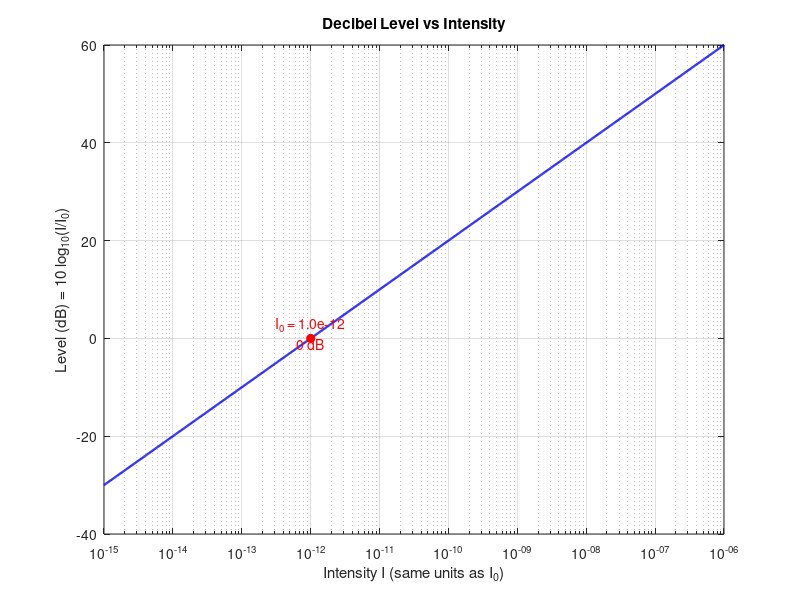

Write MATLAB code to recreate this figure. (Note: this script raises an error after producing the figure.)

% I_vs_dB_plot.m
I0 = 1e-12;                 % reference intensity (W/m^2 or chosen units)
I = logspace(log10(I0*1e-3), log10(I0*1e6), 1000); % intensity range around I0

dB = 10 * log10(I ./ I0);  % dB values

figure;
semilogx(I, dB, 'b-', 'LineWidth',1.6)   % intensity on log x, dB on linear y
hold on
% mark reference intensity I0
plot(I0, 0, 'ro', 'MarkerFaceColor','r')
text(I0, 1, sprintf('I_0 = %.1e\n0 dB', I0), 'HorizontalAlignment','center','Color','r')

xlabel('Intensity I (same units as I_0)')
ylabel('Level (dB) = 10 log_{10}(I/I_0)')
title('Decibel Level vs Intensity')
grid on

% optional: second x-axis showing I in multiples of I0 (dimensionless)
ax1 = gca;
ax1_pos = ax1.Position;
ax2 = axes('Position',ax1_pos,'Color','none','XAxisLocation','top','YAxisLocation','right');
% convert currently shown x-limits to dB range and set ticks at convenient dB values
dBticks = -60:10:60;
% corresponding intensities
Iticks = I0 * 10.^(dBticks/10);
% set top axis ticks (only where within range)
valid = Iticks >= min(I) & Iticks <= max(I);
set(ax2,'XScale','log','XLim',ax1.XLim,'YTick',[],'XTick',Iticks(valid),'XTickLabel',arrayfun(@(d) sprintf('%.0f dB',d),dBticks(valid),'UniformOutput',false));
xlabel(ax2, 'Equivalent levels (dB)')

hold off
